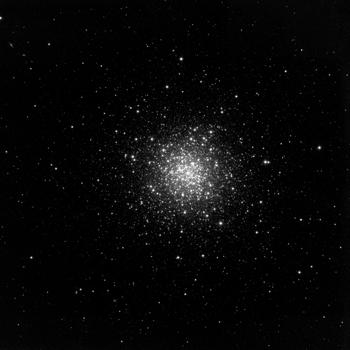
%> input picture Images/SmallStars2.jpg, 350 x 350 px
$ octave Stars.m   (GNU Octave 9; MATLAB toolbox functions it lacks are replaced by stand-ins)
%> lines starting %> are read from the running program, lines starting %| are printed output that depends on the picture; in (x1, y1, x2, y2) boxes, pixels count from 0 and x2, y2 are one past the last pixel; in counts of white or black regions, pixels touching at a corner belong together; the program's own positions count from 1
%% Esedoglu-Tsai method
% Star cluster image
clear all
close all
tic
%% Read and plot initial image
u0=imread('../Images/SmallStars2.jpg');
%> u0 is the input picture: size 350x350 uint8; min 0, max 255, mean 8
[M,N] = size(u0);
%> M = 350; N = 350
u0 = double(u0);
%> u0: size 350x350 double

figure(1)
imagesc(u0); axis image; axis off; colormap(gray);
title('Initial Image','Interpreter','latex','FontSize',20)

%% Initial Guess of a Circle
umat = zeros(N);
R = 10;
cx = M/2; cy = N/2;
%> after `cx = M/2`: cx = 175
%> after `cy = N/2`: cy = 175
x = 1:M; y = 1:N;
%> after `x = 1:M`: x = 350 values from 1 to 350
%> after `y = 1:N`: y = 350 values from 1 to 350
[X,Y] = ndgrid(x,y);
[theta,rho] = cart2pol(X-cx,Y-cy);
umat(rho<=R) = 1;
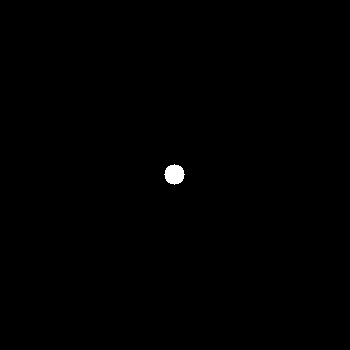
%> umat: size 350x350 double; values 0 (black) and 1 (white), 0.26% white; 1 white region, box (x1, y1, x2, y2) and area: (164, 164, 185, 185) 317

%% Parameters

lambda=0.00005;   % tunable parameter
h=1.;   %  space step size

dt = 0.1*h^2;   % time step size
k = dt;   % time step size for diffusion part

%% Create matrices for discretization

E = sparse(2:N,1:N-1,1,N,N); Imat = speye(N);
A1D = E+E'-2*Imat; A1D(N,N-1) = 2; A1D(1,2) = 2;
%> after `A1D(N,N-1) = 2`:
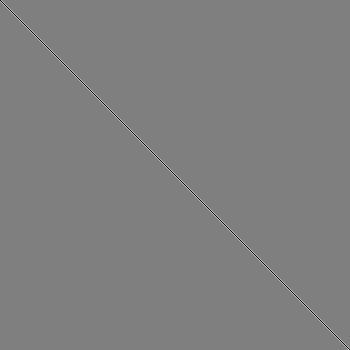
%> A1D: size 350x350 double; min -2, max 2, mean -8.16e-06; drawn with min black and max white
%> after `A1D(1,2) = 2`: A1D: size 350x350 double; under 0.01% of pixels changed, all inside (x1, y1, x2, y2) = (1, 0, 2, 1)
A2D = kron(A1D,Imat) + kron(Imat, A1D);
C = (lambda/sqrt(pi*k))*mean(u0(:));
%> C = 0.000714
Amat = (1+k*C)*speye(N^2) - A2D;
u = reshape(umat,N^2,1);

%%
for t = dt:dt:5*dt
    %-------------------------Diffusion------------------------
    time = 0;
    while (time<dt)
        % compute the mean inside and outside contour
        uvec = u(:);
        fvec = u0(:);
        C1 = mean(fvec(uvec >= 0.5));
        C2 = mean(fvec(uvec < 0.5));

        A = (lambda/sqrt(pi*k))*((C1-fvec).^2+(C2-fvec).^2);
        B = (lambda/sqrt(pi*k))*(C2-fvec).^2;

        u = Amat\(uvec+k*(C-A).*uvec+B);
        time = time+k;
    end
    %-------------------------Threshold------------------------
    u(u<=0.5) = 0;
    u(u>0.5) = 1;

    % plot segmentation
    figure(2);
    imagesc(reshape(u,N,N));  axis image; axis off; colormap(gray);
    title('Esedoglu-Tsai Segmentation','Interpreter','latex','FontSize',20)
end
%> this loop made 5 passes
%> pass 1, `title('Esedoglu-Tsai Segmentation','Interpreter','latex','FontSize',20)`:
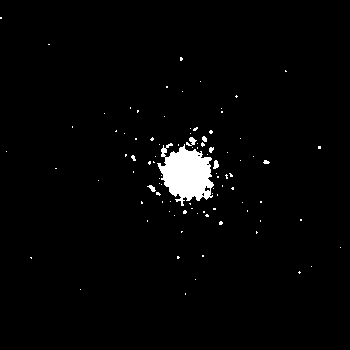
%> displayed picture: size 350x350x3, on the screen's scale of 0 to 255; 2.2% white; 95 white regions (88 under 20 px), largest, box (x1, y1, x2, y2) and area: (157, 143, 214, 206) 2183, (186, 137, 197, 146) 51, (213, 160, 219, 169) 37
%> after the loop:
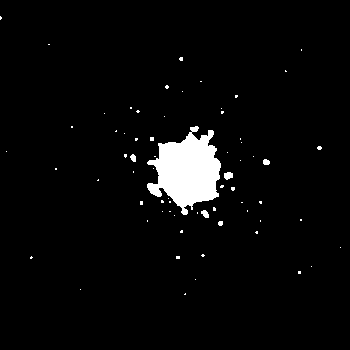
%> displayed picture: size 350x350x3, on the screen's scale of 0 to 255; 3.6% white; 67 white regions (61 under 20 px), largest, box (x1, y1, x2, y2) and area: (147, 126, 221, 215) 3905, (224, 172, 233, 180) 56, (201, 210, 209, 218) 44, (130, 154, 136, 162) 35, (263, 159, 270, 165) 35, (218, 221, 223, 226) 22
toc
